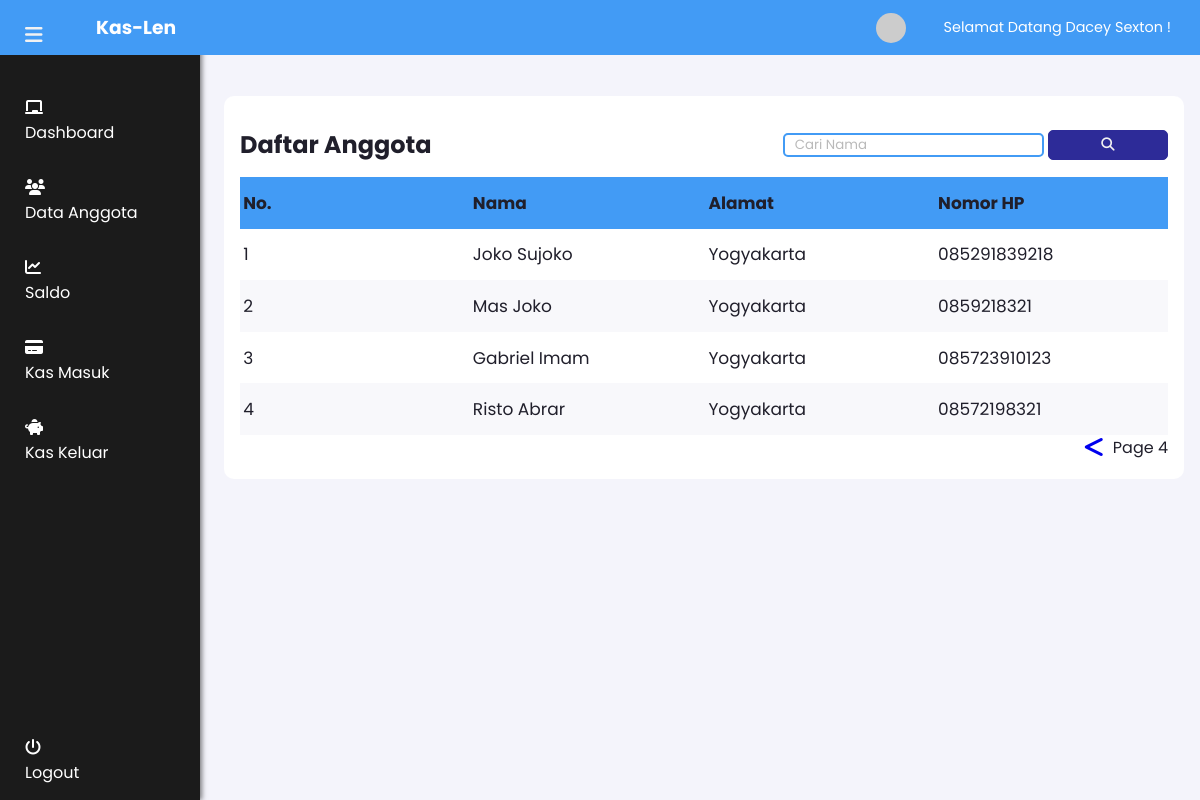
The app's page /dataanggota/dataanggota.php?halaman=4 (signed in) with its own data.
### tables this page shows
CREATE TABLE `users` (
  `user_id` int(11) NOT NULL,
  `username` varchar(64) NOT NULL,
  `password` varchar(255) NOT NULL,
  `nama` varchar(255) NOT NULL,
  `alamat` varchar(255) NOT NULL,
  `nomorhp` varchar(15) NOT NULL
);

### dataanggota/dataanggota.php (the view, shortened to what this page needs)
<?php
require '../conf/koneksi.php';
$result= mysqli_query($conn,"SELECT nama,alamat,nomorhp from users");
$rows= [];
while($row = mysqli_fetch_assoc($result)){
	$rows[]=$row;
}
$jumlahDataPerHalaman = 7;
$jumlahData = count($rows);
$jumlahHalaman = ceil($jumlahData / $jumlahDataPerHalaman);
$halamanAktif = (isset($_GET["halaman"])) ? $_GET["halaman"] : 1;
$awalData = ($jumlahDataPerHalaman * $halamanAktif) - $jumlahDataPerHalaman;
$result_ = mysqli_query($conn,"SELECT nama,alamat,nomorhp from users LIMIT $awalData,$jumlahDataPerHalaman");
$rows= [];
while($row = mysqli_fetch_assoc($result_)){
	$rows[]=$row;
}
?>
<!DOCTYPE html>
<html lang="en">
	<head>
		<link rel="stylesheet" href="style.css" type="text/css" />
	</head>
	<body>
		<?php include "../navbar/navbar.php"?>
		<main>
			<div class="dashboard-container">
				<div class="card detail">
					<div class="detail-header">
						<h2>Daftar Anggota</h2>
						<div class="search-container">
				<form action="" method="post">
					<input type="text" placeholder="Cari Nama" name="keyword" />
					<button type="submit" name="search"><i class="fa fa-search"></i></button>
				</form>
				</div>
					</div>
					<table>
						<tr>
							<th>No.</th>
							<th>Nama</th>
							<th>Alamat</th>
							<th>Nomor HP</th>
						</tr>
						<?php $idx = 1;?>
					<?php
					foreach($rows as $data): ?>
					<tr>
						<td><?= $idx ?></td>
						<td><?= $data["nama"]; ?></td>
						<td><?= $data["alamat"]; ?> </td>
						<td><?= $data["nomorhp"]; ?></td>
					</tr>
					<?php $idx++; ?>
					<?php endforeach; ?>
					</table>
					<?php if($jumlahHalaman>1) : ?>
					<div class="pagination">
						<?php if($halamanAktif>1) : ?>
						<a href="?halaman=<?=$halamanAktif-1; ?>"> <span class="fas fa-less-than left"></span></a>
						<?php endif; ?>
						<p>Page <?=$halamanAktif ?></p>
					</div>
					<?php endif;?>
				</div>
			</div>
		</main>
	</body>
</html>

### dataanggota/style.css (style rules this page uses)
* { margin: 0; padding: 0; box-sizing: border-box; outline: none; font-family: "Poppins", sans-serif; }
body { background-color: #f4f4fb; }
h2 { font: 18px; padding: 15px 0; }
.dashboard-container { display: grid; grid-template-columns: 1fr 1fr 1fr 0.5fr 0.5fr; grid-template-rows: auto; gap: 1rem; grid-template-areas: "detail detail detail detail detail" "detail detail detail detail detail" "detail detail detail detail detail"; }
main { min-height: 100%; padding: 6rem 1rem 2rem 14rem; color: #201f2b; }
.card { background-color: #fff; padding: 1rem; border-radius: 10px; }
.detail { grid-area: detail; overflow-x: auto; }
.detail-header { display: grid; grid-auto-flow: column; justify-content: space-between; align-items: center; }
.detail-header button { height: 30px; width: 120px; border: 1px solid #2d2b98; background-color: #2d2b98; color: #f2f2f2; border-radius: 5px; cursor: pointer; transition: all 0.2 ease-in; }
.detail table { width: 100%; border-collapse: collapse; }
.detail table tr:nth-child(odd) { background-color: #f8f8fb; }
.detail table th { background-color: #429bf5; }
.detail table th, .detail table td { padding: 0.8rem 0.2rem; text-align: left; min-width: 120px; font-size: 17px; }
.search-container input[type="text"] { border-radius: 5px; border: 2px #429bf5 solid; }
.search-container ::placeholder { opacity: 50%; padding-left: 10px; }
.pagination { display: flex; float: right; }
.pagination .left { font-size: 24px; padding-right: 10px; }

### records on screen
users: nama "Joko Sujoko", alamat "Yogyakarta", nomorhp "085291839218"
users: nama "Mas Joko", alamat "Yogyakarta", nomorhp "0859218321"
users: nama "Gabriel Imam", alamat "Yogyakarta", nomorhp "085723910123"
users: nama "Risto Abrar", alamat "Yogyakarta", nomorhp "08572198321"

### other values on screen
$_SESSION["nama"] "Dacey Sexton"
$halamanAktif "4"
